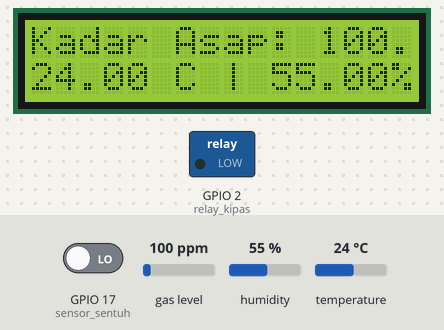
This sketch was run on a simulated ESP32. Shown: 16×2 character LCD, switched loads named in the sketch (green lamp = pin HIGH). Dashed ring = blinking. The test bench sets the inputs (shaded band); at power-on: gas level 100 ppm, humidity 55 %, GPIO 17 (sensor_sentuh) LOW, temperature 24 °C. WiFi joins after 1.5 s; servers stay silent unless stated; the Firebase database answers and starts empty; what the sketch prints to the serial monitor is not drawn.

Above: at 4.3 s.
4.4 s: gas level set to 20 ppm
At 6.69 s:
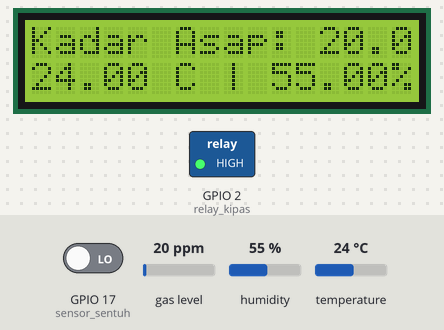
11.1 s: humidity set to 22 %
At 13.2 s:
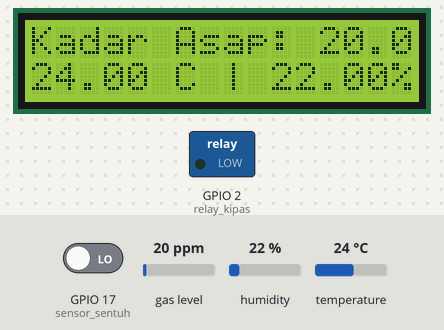
14.2 s: GPIO 17 (sensor_sentuh) driven HIGH
Timing chart, 0 to 45.7 s (numbered marks = the images above; inputs shaded):
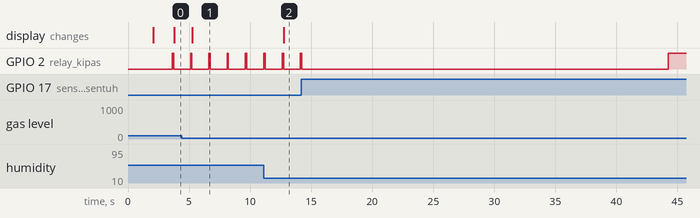

Measured:
- after the input at 4.4 s, the display: changes after 0.87 s (image 1)
- after the input at 11.1 s, the display: changes after 1.7 s (image 2)

The sketch:

SCTubes_fix.ino
```cpp
#include <WiFi.h>
#include <WiFiClientSecure.h>
#include <UniversalTelegramBot.h>
#include <ArduinoJson.h>
#include <Wire.h>
#include "DHT.h"
#include <MQ2.h>
#include <LiquidCrystal_I2C.h>
#include <FirebaseESP32.h>

// Replace with your network credentials
const char* ssid = "SSID ESP";
const char* password = "tubescepek";

// Initialize Telegram BOT
#define BOTtoken "5909903186:AAFH2Q0ufXh_QxO9yG4tfBGd2Q3wi7NPvOw"  // your Bot Token (Get from Botfather)

WiFiClientSecure client;
UniversalTelegramBot bot(BOTtoken, client);

// Checks for new messages every 1 second.
int botRequestDelay = 1000;
unsigned long lastTimeBotRan;

//sensor kelembapan
#define DHTPIN 4
#define DHTTYPE DHT11
DHT dht(DHTPIN, DHTTYPE);
float temperature;
float humidity;
//sensor udara
#define PIN_MQ2 39
MQ2 mq2(PIN_MQ2);
float smoke_conc;

//LCD
LiquidCrystal_I2C lcd(0x27, 16, 2);

// relay_kipas
#define relay_kipas 2

// sensor sentuh
#define sensor_sentuh 17

//subcribe
bool sub = true;

// Firebase
#define FIREBASE_HOST "https://tubessister-bfe9e-default-rtdb.asia-southeast1.firebasedatabase.app/"
#define FIREBASE_Authorization_key "AIzaSyDdLJ14AhGq7NRK2WmX_8u8Xlj05RW-MwY"

FirebaseData firebaseData;
FirebaseJson json;
FirebaseData fbdo;

//Parameter
float threshold_suhu;
float threshold_asap;
//cek ini kalo 60% dia 0,6 apa 60
float threshold_lembab;

void kirimPesan(String pesan){
  String chat_id = "1921846580";
  bot.sendMessage(chat_id, String(pesan), "");
}

void tampilLCD(){
  lcd.clear();
  lcd.setCursor(0, 0);
  lcd.print("Kadar Asap: " + String(smoke_conc));
  lcd.setCursor(0, 1);
  lcd.print( String(temperature) + " C | " + humidity + "%" );
}

void bacaSensorMQ(){

  smoke_conc = mq2.readSmoke();
  // smoke_conc = analogRead(PIN_MQ2);

  Serial.println(smoke_conc);

  if(smoke_conc > threshold_asap){
    if(sub){
      kirimPesan("Udara Kotor! Kipas akan Dinyalakan");
    }
    Serial.println("asap nyentuh");
    digitalWrite(relay_kipas, HIGH);
  }else{
    digitalWrite(relay_kipas, LOW);
  }

  delay(100);

}

void bacaSensorDHT(){
  //  sensor kelembapan

  temperature = dht.readTemperature();
  humidity = dht.readHumidity();
  Serial.println("temperature: " + String(temperature));
  Serial.println("kelembapan: " + String(humidity));

  if(temperature >= threshold_suhu){
    Serial.println("suhu nyentuh");
    digitalWrite(relay_kipas, LOW);
  }else{
    digitalWrite(relay_kipas, HIGH);
  }

  if(humidity >= threshold_lembab){
    Serial.println("lembap nyentuh");
    digitalWrite(relay_kipas, LOW);
  }else{
    digitalWrite(relay_kipas, HIGH);
  }
}

void subscribe(){
  bool sentuh = digitalRead(sensor_sentuh);
  temperature = dht.readTemperature();
  humidity = dht.readHumidity();
  long smoke_conc = mq2.readSmoke();

  if (sub){
    String message="";
    message+="Informasi Langganan : \n";
    message+="Suhu Ruangan : "+String(temperature)+" degC \n";
    message+="Kelembaban Ruangan : "+String(humidity)+" % \n";
    message+="Kadar Asap : "+String(smoke_conc)+"ppm \n";
    message+="\n Jaga Ruangan Anda Tetap Sehat dengan KacangTech!";
    kirimPesan(message);
  }
}

void bacaPesan(int numNewMessages) {

 Serial.println("bacaPesan");
 Serial.println(String(numNewMessages));

 for (int i=0; i<numNewMessages; i++) {
   // Chat id of the requester
   String chat_id = String(bot.messages[i].chat_id);

   // Print the received message
   String text = bot.messages[i].text;
   Serial.println(text);

   String from_name = bot.messages[i].from_name;

   if (text == "sub") {

     if(sub){
       sub = false;
       bot.sendMessage(chat_id, "Langganan dimatikan", "");
     }else{
       sub = true;
       bot.sendMessage(chat_id, "Langganan diaktifkan", "");
     }

   }

   if (text == "nyalakan kipas") {
      digitalWrite(relay_kipas,LOW);
      delay(30000);
      digitalWrite(relay_kipas,HIGH);
   }

 }
}

void cekSentuh()
{
  bool sentuh = digitalRead(sensor_sentuh);

  if(sentuh){
    Serial.println("sentuh");
    digitalWrite(relay_kipas,LOW);
    delay(30000);
    digitalWrite(relay_kipas,HIGH);
  }else{
    Serial.println("Enggak sentuh");
  }
}

void setup() {
 Serial.begin(115200);
 // Connect to Wi-Fi
 WiFi.disconnect();
 WiFi.begin(ssid, password);
 client.setCACert(TELEGRAM_CERTIFICATE_ROOT); // Add root certificate for api.telegram.org
 Serial.print("Connecting to WiFi");
 lcd.setCursor(0, 0);
 lcd.print("Connecting to WiFi");

 while (WiFi.status() != WL_CONNECTED) {
   delay(1000);
   Serial.print(".");
   lcd.setCursor(2, 1);
   lcd.print(".");
  //  WiFi.disconnect();
  //  WiFi.reconnect();
 }
 Serial.println();
 // Print ESP32 Local IP Address
 Serial.println(WiFi.localIP());

 Firebase.begin(FIREBASE_HOST,FIREBASE_Authorization_key);

 lcd.init();
 lcd.backlight();
 lcd.clear();

 mq2.begin();
 pinMode(relay_kipas, OUTPUT);
 pinMode(sensor_sentuh, INPUT);
}

void loop() {

 float* values = mq2.read(true);
 if (Firebase.ready())
 {
    String hsl_suhu = Firebase.RTDB.getFloat(&fbdo, F("/Parameter/suhu")) ? String(fbdo.to<float>()).c_str() : fbdo.errorReason().c_str();
    threshold_suhu = hsl_suhu.toFloat();

    String hsl_asap = Firebase.RTDB.getFloat(&fbdo, F("/Parameter/asap")) ? String(fbdo.to<float>()).c_str() : fbdo.errorReason().c_str();
    threshold_asap = hsl_asap.toFloat();

    String hsl_lembab = Firebase.RTDB.getFloat(&fbdo, F("/Parameter/lembab")) ? String(fbdo.to<float>()).c_str() : fbdo.errorReason().c_str();
    threshold_lembab = hsl_lembab.toFloat();
 }

 if (millis() > lastTimeBotRan + botRequestDelay)  {
   int numNewMessages = bot.getUpdates(bot.last_message_received + 1);

   while(numNewMessages) {
     Serial.println("got response");
     bacaPesan(numNewMessages);
     numNewMessages = bot.getUpdates(bot.last_message_received + 1);
   }

   lastTimeBotRan = millis();
 }

 bacaSensorMQ();
 bacaSensorDHT();
 tampilLCD();
 cekSentuh();
 subscribe();

}
```
